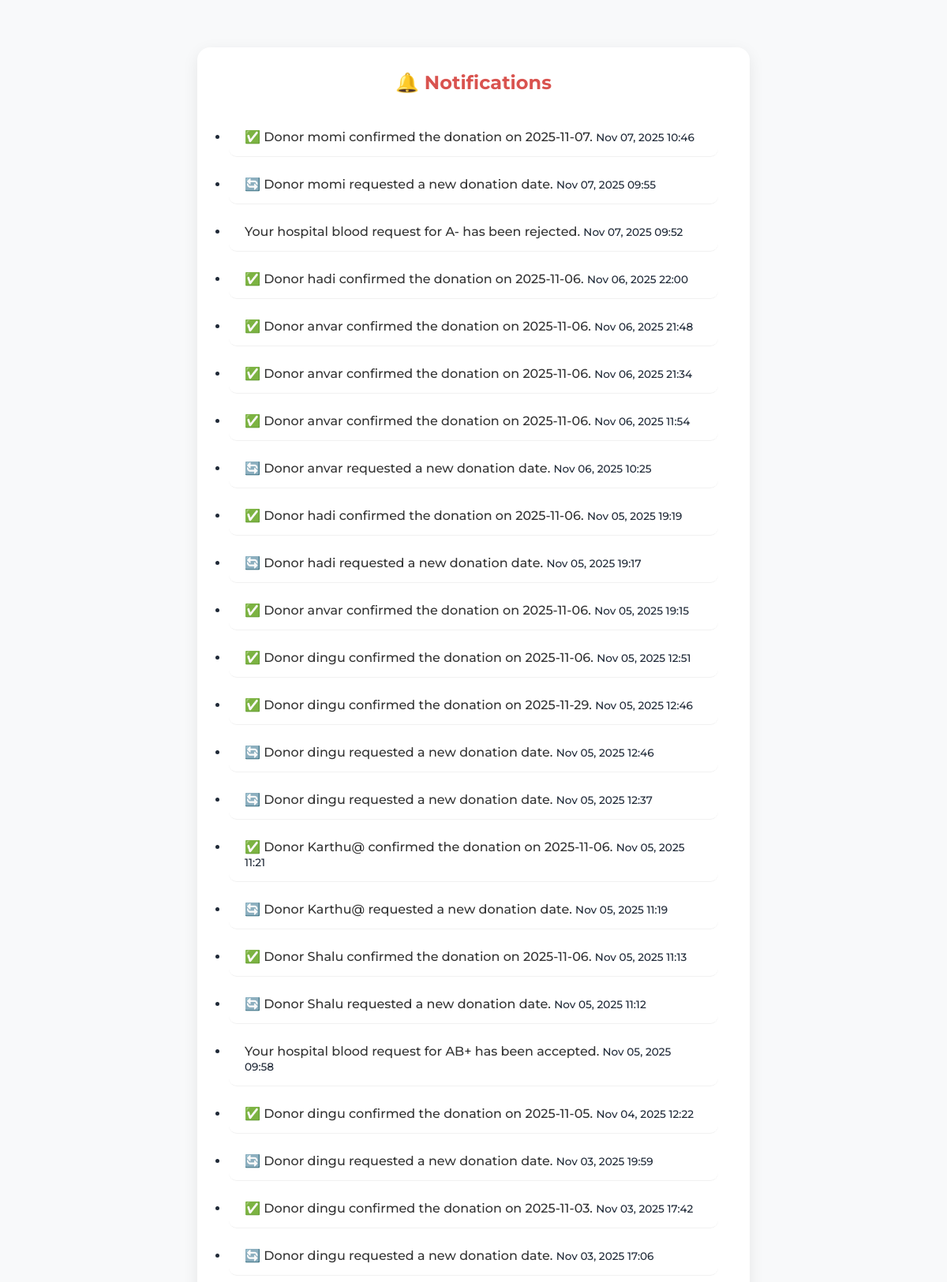
Screenshot of /notifications/ (signed in, upper part) with the database file from the repository.
### blood_bank_app/models.py (models this page shows, shortened)
class Notification(models.Model):
    sender = models.ForeignKey(
        User, on_delete=models.CASCADE, related_name='sent_notifications', null=True, blank=True
    )
    user = models.ForeignKey(
        User, on_delete=models.CASCADE, related_name='notifications'  # receiver (hospital)
    )
    message = models.TextField()
    is_read = models.BooleanField(default=False)
    created_at = models.DateTimeField(auto_now_add=True)
    appointment = models.ForeignKey(
        'Appointment',
        on_delete=models.CASCADE,
        null=True, blank=True,
        related_name='notifications'
    )

### blood_bank_app/views.py (the view)
# urls.py: path('notifications/', views.view_notifications, name='view_notifications'),
@login_required
def view_notifications(request):
    user = request.user
    print("🔍 Logged in as:", request.user.username)
    notifications = Notification.objects.filter(user=user).order_by('-created_at')
    notifications.filter(is_read=False).update(is_read=True)
    return render(request, 'patient/notification.html', {'notifications': notifications})

### blood_bank_app/templates/patient/notification.html (shortened to what this page needs)
{% extends 'master.html' %}
{% load static %}
{% block content %}
<div class="notifications-container">
    <h2>🔔 Notifications</h2>
    {% if notifications %}
        <ul class="list-group">
            {% for note in notifications %}
                <li class="list-group-item {% if not note.is_read %}list-group-item-warning{% endif %}">
                    <div class="d-flex justify-content-between align-items-center">
                        <span>
                            {{ note.message }}
                        </span>
                        <small class="text-muted">{{ note.created_at|date:"M d, Y H:i" }}</small>
                    </div>
                </li>
            {% endfor %}
        </ul>
    {% else %}
        <p class="empty-state">No notifications yet. Stay tuned 🩸</p>
    {% endif %}
</div>
{% endblock %}

### blood_bank_app/static/css/index.css (style rules this page uses)
body { margin: 0; font-family: Arial, sans-serif; background-color: #fff5f5; color: #333; }
html { scroll-behavior: smooth; }

### blood_bank_app/static/css/admin_dashboard.css (style rules this page uses)
:root { --primary: #e63946; --primary-dark: #b91c1c; --background: #f8f9fa; --surface: #ffffff; --text-dark: #1f2937; --text-light: #6b7280; --border: #e5e7eb; --shadow: rgba(0, 0, 0, 0.08); }
* { margin: 0; padding: 0; box-sizing: border-box; font-family: "Montserrat"; font-weight: 500; }
body { background-color: var(--background); color: var(--text-dark); overflow-x: hidden; }

### blood_bank_app/templates/patient/notification.html (style rules this page uses)
body { background-color: #f8f9fa; }
.notifications-container { max-width: 700px; margin: 60px auto; background: #fff; border-radius: 16px; box-shadow: 0 6px 20px rgba(0,0,0,0.08); padding: 30px 40px; }
.notifications-container h2 { text-align: center; color: #d9534f; margin-bottom: 30px; font-weight: 700; }
.list-group { border: none; }
.list-group-item { border: none; border-bottom: 1px solid #f1f1f1; padding: 15px 20px; border-radius: 10px; margin-bottom: 10px; background-color: #fff; transition: all 0.2s ease-in-out; }
.list-group-item .text-muted { font-size: 0.85rem; }
.list-group-item span { color: #333; font-size: 1rem; }

### rows the page displays
Notification: message "✅ Donor momi confirmed the donation on 2025-11-07.", created_at "Nov 07, 2025 10:46"
Notification: message "🔄 Donor momi requested a new donation date.", created_at "Nov 07, 2025 09:55"
Notification: message "Your hospital blood request for A- has been rejected.", created_at "Nov 07, 2025 09:52"
Notification: message "✅ Donor hadi confirmed the donation on 2025-11-06.", created_at "Nov 06, 2025 22:00"
Notification: message "✅ Donor anvar confirmed the donation on 2025-11-06.", created_at "Nov 06, 2025 21:48"
Notification: message "✅ Donor anvar confirmed the donation on 2025-11-06.", created_at "Nov 06, 2025 21:34"
Notification: message "✅ Donor anvar confirmed the donation on 2025-11-06.", created_at "Nov 06, 2025 11:54"
Notification: message "🔄 Donor anvar requested a new donation date.", created_at "Nov 06, 2025 10:25"
Notification: message "✅ Donor hadi confirmed the donation on 2025-11-06.", created_at "Nov 05, 2025 19:19"
Notification: message "🔄 Donor hadi requested a new donation date.", created_at "Nov 05, 2025 19:17"
Notification: message "✅ Donor anvar confirmed the donation on 2025-11-06.", created_at "Nov 05, 2025 19:15"
Notification: message "✅ Donor dingu confirmed the donation on 2025-11-06.", created_at "Nov 05, 2025 12:51"
Notification: message "✅ Donor dingu confirmed the donation on 2025-11-29.", created_at "Nov 05, 2025 12:46"
Notification: message "🔄 Donor dingu requested a new donation date.", created_at "Nov 05, 2025 12:46"
Notification: message "🔄 Donor dingu requested a new donation date.", created_at "Nov 05, 2025 12:37"
Notification: message "✅ Donor Karthu@ confirmed the donation on 2025-11-06.", created_at "Nov 05, 2025 11:21"
Notification: message "🔄 Donor Karthu@ requested a new donation date.", created_at "Nov 05, 2025 11:19"
Notification: message "✅ Donor Shalu confirmed the donation on 2025-11-06.", created_at "Nov 05, 2025 11:13"
Notification: message "🔄 Donor Shalu requested a new donation date.", created_at "Nov 05, 2025 11:12"
Notification: message "Your hospital blood request for AB+ has been accepted.", created_at "Nov 05, 2025 09:58"
Notification: message "✅ Donor dingu confirmed the donation on 2025-11-05.", created_at "Nov 04, 2025 12:22"
Notification: message "🔄 Donor dingu requested a new donation date.", created_at "Nov 03, 2025 19:59"
Notification: message "✅ Donor dingu confirmed the donation on 2025-11-03.", created_at "Nov 03, 2025 17:42"
Notification: message "🔄 Donor dingu requested a new donation date.", created_at "Nov 03, 2025 17:06"
